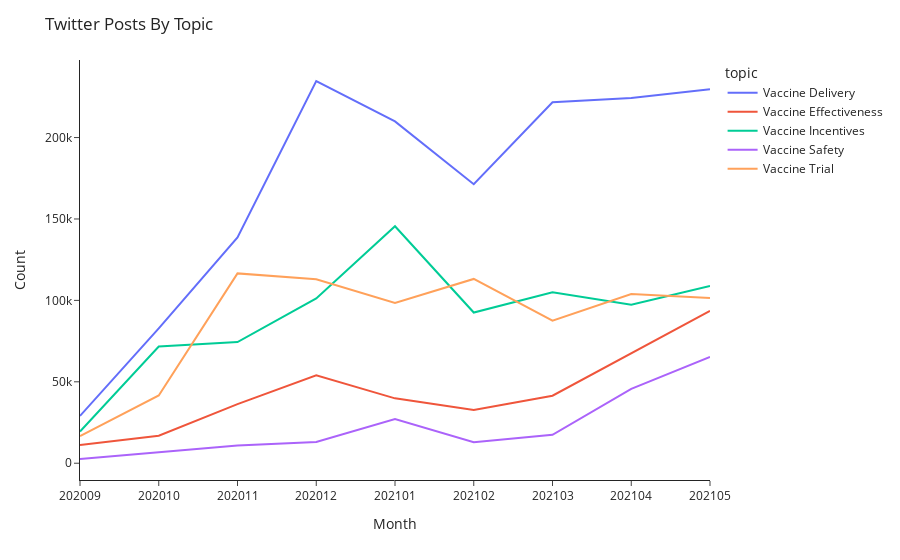

This figure's notebook cell:
### Code cell
fig = px.line(combined_stat, x='month', y='count', color= 'topic')
fig.update_layout(template='simple_white', title= dict(text='Twitter Posts By Topic'))
fig.update_xaxes(title_text = 'Month')
fig.update_yaxes(title_text = 'Count')

### Figure 1 — Plotly figure (JSON) as saved in the notebook; plotly's stock layout.template omitted (floating-point values rounded to 4 significant figures)
{"data": [{"hovertemplate": "topic=Vaccine Delivery<br>month=%{x}<br>count=%{y}<extra></extra>", "legendgroup": "Vaccine Delivery", "line": {"color": "#636efa", "dash": "solid"}, "mode": "lines", "name": "Vaccine Delivery", "orientation": "v", "showlegend": true, "type": "scatter", "x": ["202009", "202010", "202011", "202012", "202101", "202102", "202103", "202104", "202105"], "xaxis": "x", "y": [29061, 82789, 138619, 234728, 209910, 171379, 221682, 224322, 229676], "yaxis": "y"}, {"hovertemplate": "topic=Vaccine Effectiveness<br>month=%{x}<br>count=%{y}<extra></extra>", "legendgroup": "Vaccine Effectiveness", "line": {"color": "#EF553B", "dash": "solid"}, "mode": "lines", "name": "Vaccine Effectiveness", "orientation": "v", "showlegend": true, "type": "scatter", "x": ["202009", "202010", "202011", "202012", "202101", "202102", "202103", "202104", "202105"], "xaxis": "x", "y": [11200, 16886, 36265, 54049, 39832, 32645, 41473, 67594, 93504], "yaxis": "y"}, {"hovertemplate": "topic=Vaccine Incentives<br>month=%{x}<br>count=%{y}<extra></extra>", "legendgroup": "Vaccine Incentives", "line": {"color": "#00cc96", "dash": "solid"}, "mode": "lines", "name": "Vaccine Incentives", "orientation": "v", "showlegend": true, "type": "scatter", "x": ["202009", "202010", "202011", "202012", "202101", "202102", "202103", "202104", "202105"], "xaxis": "x", "y": [19457, 71699, 74445, 101218, 145513, 92553, 105003, 97350, 108817], "yaxis": "y"}, {"hovertemplate": "topic=Vaccine Safety<br>month=%{x}<br>count=%{y}<extra></extra>", "legendgroup": "Vaccine Safety", "line": {"color": "#ab63fa", "dash": "solid"}, "mode": "lines", "name": "Vaccine Safety", "orientation": "v", "showlegend": true, "type": "scatter", "x": ["202009", "202010", "202011", "202012", "202101", "202102", "202103", "202104", "202105"], "xaxis": "x", "y": [2594, 6660, 10877, 12985, 27170, 12934, 17458, 45701, 65234], "yaxis": "y"}, {"hovertemplate": "topic=Vaccine Trial<br>month=%{x}<br>count=%{y}<extra></extra>", "legendgroup": "Vaccine Trial", "line": {"color": "#FFA15A", "dash": "solid"}, "mode": "lines", "name": "Vaccine Trial", "orientation": "v", "showlegend": true, "type": "scatter", "x": ["202009", "202010", "202011", "202012", "202101", "202102", "202103", "202104", "202105"], "xaxis": "x", "y": [16720, 41616, 116588, 112965, 98397, 113171, 87571, 103964, 101514], "yaxis": "y"}], "layout": {"legend": {"title": {"text": "topic"}, "tracegroupgap": 0}, "margin": {"t": 60}, "title": {"text": "Twitter Posts By Topic"}, "xaxis": {"anchor": "y", "domain": [0, 1], "title": {"text": "Month"}}, "yaxis": {"anchor": "x", "domain": [0, 1], "title": {"text": "Count"}}}}
